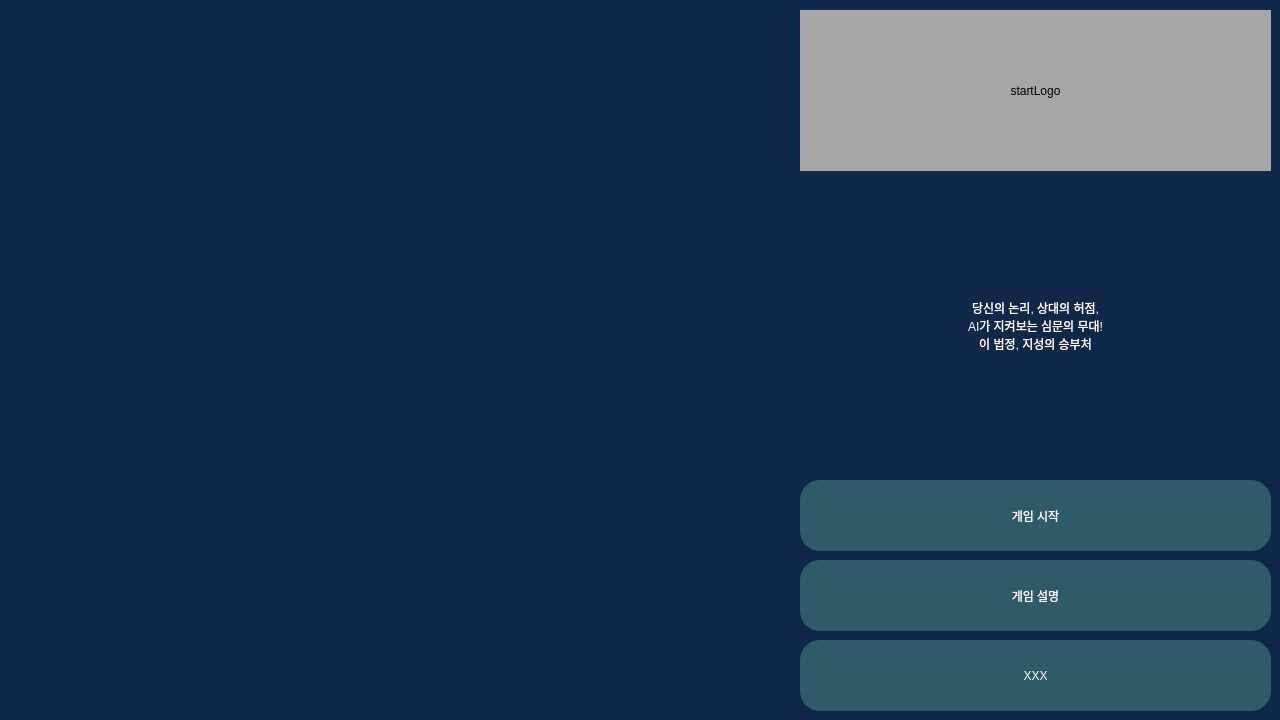
<?xml version="1.0" encoding="UTF-8"?>
<ui version="4.0">
 <class>startWindow</class>
 <widget class="QDialog" name="startWindow">
  <property name="enabled">
   <bool>true</bool>
  </property>
  <property name="geometry">
   <rect>
    <x>0</x>
    <y>0</y>
    <width>1280</width>
    <height>720</height>
   </rect>
  </property>
  <property name="sizePolicy">
   <sizepolicy hsizetype="Preferred" vsizetype="Preferred">
    <horstretch>0</horstretch>
    <verstretch>0</verstretch>
   </sizepolicy>
  </property>
  <property name="mouseTracking">
   <bool>false</bool>
  </property>
  <property name="windowTitle">
   <string>LogiCourt_AI</string>
  </property>
  <property name="styleSheet">
   <string notr="true">QDialog{
	background-color: rgb(15, 39, 72);
}</string>
  </property>
  <property name="modal">
   <bool>false</bool>
  </property>
  <widget class="QPushButton" name="gameXxxButton">
   <property name="geometry">
    <rect>
     <x>800</x>
     <y>640</y>
     <width>471</width>
     <height>71</height>
    </rect>
   </property>
   <property name="styleSheet">
    <string notr="true">QPushButton{
	background-color: rgb(47, 90, 104);
	boder-radius: 20px;
	color: rgb(255, 254, 254);
	border-radius: 20px;
	font: 24pt &quot;나눔고딕 ExtraBold&quot;;
}

QPushButton:hover{
	background-color: rgb(67, 129, 148);
	border-radius: 20px;
	font: 28pt &quot;나눔고딕 ExtraBold&quot;;
}
QPushButton:pressed{
	background-color: rgb(0, 123, 255);
	border-radius: 20px;
	font: 28pt &quot;나눔고딕 ExtraBold&quot;;
}</string>
   </property>
   <property name="text">
    <string>XXX</string>
   </property>
  </widget>
  <widget class="QLabel" name="startImage">
   <property name="geometry">
    <rect>
     <x>10</x>
     <y>10</y>
     <width>781</width>
     <height>701</height>
    </rect>
   </property>
   <property name="autoFillBackground">
    <bool>false</bool>
   </property>
   <property name="styleSheet">
    <string notr="true">QLabel{
	/* 스타일시트는 스케일 설정 불가능. pixMap으로 설정해야 함 */
	image:url(:/startWindow/assets/start.png);
}
</string>
   </property>
   <property name="text">
    <string/>
   </property>
   <property name="pixmap">
    <pixmap resource="resource.qrc">:/startWindow/assets/start.png</pixmap>
   </property>
   <property name="scaledContents">
    <bool>true</bool>
   </property>
   <property name="alignment">
    <set>Qt::AlignCenter</set>
   </property>
  </widget>
  <widget class="QPushButton" name="gameDescriptionButton">
   <property name="geometry">
    <rect>
     <x>800</x>
     <y>560</y>
     <width>471</width>
     <height>71</height>
    </rect>
   </property>
   <property name="styleSheet">
    <string notr="true">QPushButton{
	background-color: rgb(47, 90, 104);
	boder-radius: 20px;
	color: rgb(255, 254, 254);
	border-radius: 20px;
	font: 24pt &quot;나눔고딕 ExtraBold&quot;;
}

QPushButton:hover{
	background-color: rgb(67, 129, 148);
	border-radius: 20px;
	font: 28pt &quot;나눔고딕 ExtraBold&quot;;
}
QPushButton:pressed{
	background-color: rgb(0, 123, 255);
	border-radius: 20px;
	font: 28pt &quot;나눔고딕 ExtraBold&quot;;
}</string>
   </property>
   <property name="text">
    <string>게임 설명</string>
   </property>
  </widget>
  <widget class="QPushButton" name="gameStartButton">
   <property name="geometry">
    <rect>
     <x>800</x>
     <y>480</y>
     <width>471</width>
     <height>71</height>
    </rect>
   </property>
   <property name="styleSheet">
    <string notr="true">QPushButton{
	background-color: rgb(47, 90, 104);
	boder-radius: 20px;
	color: rgb(255, 254, 254);
	border-radius: 20px;
	font: 24pt &quot;나눔고딕 ExtraBold&quot;;
}

QPushButton:hover{
	background-color: rgb(67, 129, 148);
	border-radius: 20px;
	font: 28pt &quot;나눔고딕 ExtraBold&quot;;
}
QPushButton:pressed{
	background-color: rgb(0, 123, 255);
	border-radius: 20px;
	font: 28pt &quot;나눔고딕 ExtraBold&quot;;
}</string>
   </property>
   <property name="text">
    <string>게임 시작</string>
   </property>
  </widget>
  <widget class="QLabel" name="startLogo">
   <property name="geometry">
    <rect>
     <x>800</x>
     <y>10</y>
     <width>471</width>
     <height>161</height>
    </rect>
   </property>
   <property name="styleSheet">
    <string notr="true">QLabel{
	background-color: rgb(166, 166, 166);
}
</string>
   </property>
   <property name="text">
    <string>startLogo</string>
   </property>
   <property name="alignment">
    <set>Qt::AlignCenter</set>
   </property>
  </widget>
  <widget class="QLabel" name="label">
   <property name="geometry">
    <rect>
     <x>800</x>
     <y>180</y>
     <width>471</width>
     <height>291</height>
    </rect>
   </property>
   <property name="styleSheet">
    <string notr="true">QLabel{
	color: rgb(255, 255, 255);
	font: 20pt &quot;나눔고딕&quot;;
}</string>
   </property>
   <property name="text">
    <string>당신의 논리, 상대의 허점,
AI가 지켜보는 심문의 무대!
이 법정, 지성의 승부처</string>
   </property>
   <property name="alignment">
    <set>Qt::AlignCenter</set>
   </property>
  </widget>
 </widget>
 <tabstops>
  <tabstop>gameStartButton</tabstop>
  <tabstop>gameDescriptionButton</tabstop>
  <tabstop>gameXxxButton</tabstop>
 </tabstops>
 <resources>
  <include location="resource.qrc"/>
 </resources>
 <connections/>
</ui>
